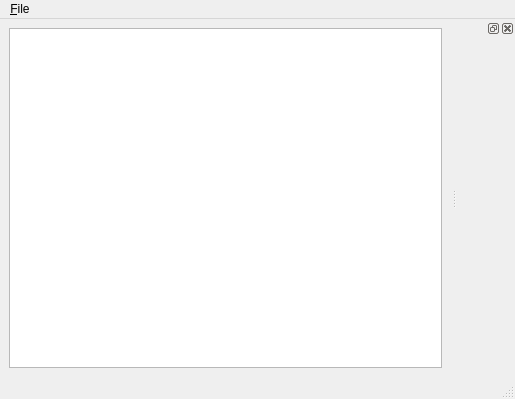
<?xml version="1.0" encoding="UTF-8"?>
<ui version="4.0">
 <class>MainWindow</class>
 <widget class="QMainWindow" name="MainWindow">
  <property name="geometry">
   <rect>
    <x>0</x>
    <y>0</y>
    <width>515</width>
    <height>399</height>
   </rect>
  </property>
  <property name="windowTitle">
   <string>New devices</string>
  </property>
  <widget class="QWidget" name="centralwidget">
   <layout class="QVBoxLayout" name="verticalLayout">
    <item>
     <widget class="QListView" name="listView">
      <property name="editTriggers">
       <set>QAbstractItemView::NoEditTriggers</set>
      </property>
     </widget>
    </item>
   </layout>
  </widget>
  <widget class="QMenuBar" name="menubar">
   <property name="geometry">
    <rect>
     <x>0</x>
     <y>0</y>
     <width>515</width>
     <height>23</height>
    </rect>
   </property>
   <widget class="QMenu" name="menu_File">
    <property name="title">
     <string>&amp;File</string>
    </property>
    <addaction name="actionFileExit"/>
   </widget>
   <addaction name="menu_File"/>
  </widget>
  <widget class="QStatusBar" name="statusbar"/>
  <widget class="QDockWidget" name="dockWidget">
   <attribute name="dockWidgetArea">
    <number>2</number>
   </attribute>
   <widget class="QWidget" name="dockWidgetContents"/>
  </widget>
  <action name="actionFileExit">
   <property name="text">
    <string>E&amp;xit</string>
   </property>
  </action>
 </widget>
 <resources/>
 <connections/>
</ui>
